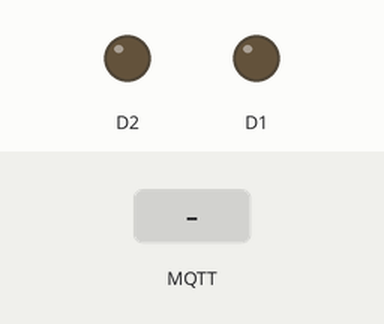
Simulated run of this sketch. Board: ESP8266 (NodeMCU). On the bench: output pins drawn as LEDs (lit = HIGH). Inputs (shaded band) come from the test bench. WiFi joins after 1.5 s; servers stay silent unless stated; no MQTT or app messages arrive unless stated; what the sketch prints to the serial monitor is not drawn.

Above: at 2.7 s.
2.8 s: MQTT message "lighton" arrives on the first subscribed topic
At 3.7 s:
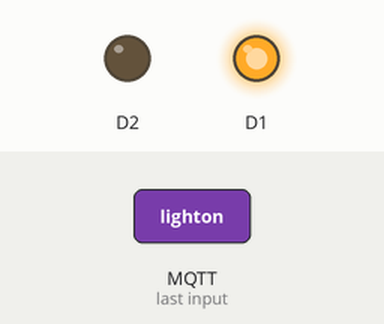
4.3 s: MQTT message "lightoff" arrives on the first subscribed topic
At 5.0 s:
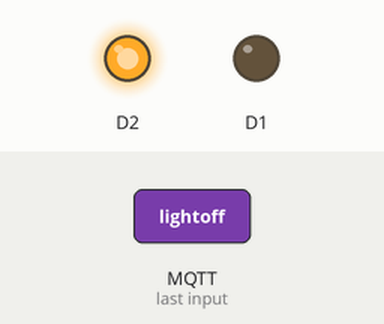
Timing chart, 0 to 7.3 s (numbered marks = the images above; inputs shaded):
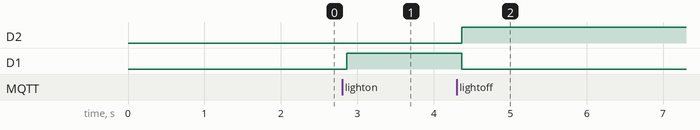

The sketch:

SmartHomeControl_all_on_all_off_.ino
```cpp
#include <ESP8266WiFi.h>
#include <PubSubClient.h>

const char* ssid = "mobiistar C1 Lite";
const char* password = "mobiistar";

#define ORG "4x036i"
#define DEVICE_TYPE "iot"
#define DEVICE_ID "123"
#define TOKEN "12345678"
String command;
char server[] = ORG ".messaging.internetofthings.ibmcloud.com";
char topic[] = "iot-2/cmd/home/fmt/String";
char authMethod[] = "use-token-auth";
char token[] = TOKEN;
char clientId[] = "d:" ORG ":" DEVICE_TYPE ":" DEVICE_ID;
//Serial.println(clientID);

WiFiClient wifiClient;
void callback(char* topic, byte* payload, unsigned int payloadLength);
PubSubClient client(server, 1883, callback, wifiClient);

void setup() {
  Serial.begin(115200);
  Serial.println();
  pinMode(D1,OUTPUT);
  pinMode(D2,OUTPUT);
  wifiConnect();
  mqttConnect();
}

void loop() {
  if (!client.loop()) {
    mqttConnect();
  }
delay(100);
}

void wifiConnect() {
  Serial.print("Connecting to "); Serial.print(ssid);
  WiFi.begin(ssid, password);
  while (WiFi.status() != WL_CONNECTED) {
    delay(500);
    Serial.print(".");
  }
  Serial.print("nWiFi connected, IP address: "); Serial.println(WiFi.localIP());
}

void mqttConnect() {
  if (!client.connected()) {
    Serial.print("Reconnecting MQTT client to "); Serial.println(server);
    while (!client.connect(clientId, authMethod, token)) {
      Serial.print(".");
      delay(500);
    }
    initManagedDevice();
    Serial.println();
  }
}
void initManagedDevice() {
  if (client.subscribe(topic)) {
    Serial.println("subscribe to cmd OK");
  } else {
    Serial.println("subscribe to cmd FAILED");
  }
}

void callback(char* topic, byte* payload, unsigned int payloadLength) {
  Serial.print("callback invoked for topic: "); Serial.println(topic);

  for (int i = 0; i < payloadLength; i++) {
    //Serial.println((char)payload[i]);
    command += (char)payload[i];
  }
Serial.println(command);
if(command == "lighton"){
  digitalWrite(D1,HIGH);
  digitalWrite(D2,LOW);
  Serial.println("Light is Switched ON");
}
else if(command == "lightoff"){
  digitalWrite(D1,LOW);
  digitalWrite(D2,HIGH);
  Serial.println("Light is Switched OFF");
}
command ="";
}
```

Measured:
- after the input at 2.8 s, D1: LOW → HIGH after 0.06 s
- after the input at 4.3 s, D2: LOW → HIGH after 0.06 s; D1: HIGH → LOW after 0.06 s
